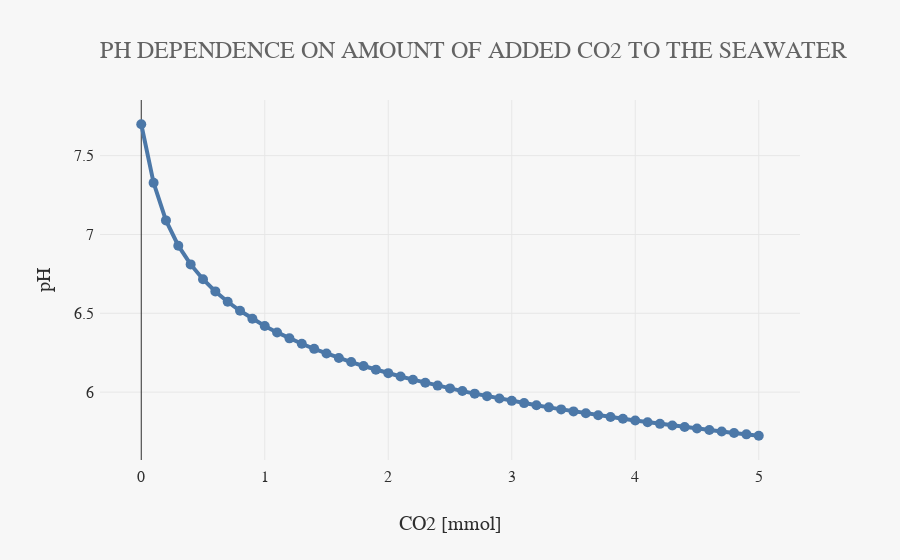

Notebook source saved alongside this figure:
### Markdown cell above
We plot below pH as a function of the added amount of CO<sub>2</sub> into the seawater.

### Code cell
from reaktplot import *

fig = Figure()
fig.title("PH DEPENDENCE ON AMOUNT OF ADDED CO2 TO THE SEAWATER")
fig.xaxisTitle('CO2 [mmol]')
fig.yaxisTitle('pH')
fig.drawLineWithMarkers(df["amountCO2"], df["pH"], name="")

fig.show()

### Figure 1 — Plotly figure (JSON) as saved in the notebook; plotly's stock layout.template omitted (floating-point values rounded to 4 significant figures)
{"data": [{"mode": "lines+markers", "name": "", "type": "scatter", "x": [0, 0.1, 0.2, 0.3, 0.4, 0.5, 0.6, 0.7, 0.8, 0.9, 1.0, 1.1, 1.2, 1.3, 1.4, 1.5, 1.6, 1.7, 1.8, 1.9, 2.0, 2.1, 2.2, 2.3, 2.4, 2.5, 2.6, 2.7, 2.8, 2.9, 3.0, 3.1, 3.2, 3.3, 3.4, 3.5, 3.6, 3.7, 3.8, 3.9, 4.0, 4.1, 4.2, 4.3, 4.4, 4.5, 4.6, 4.7, 4.8, 4.9, 5.0], "y": [7.699, 7.327, 7.089, 6.929, 6.81, 6.716, 6.639, 6.573, 6.516, 6.465, 6.42, 6.379, 6.341, 6.307, 6.275, 6.245, 6.217, 6.191, 6.166, 6.143, 6.12, 6.099, 6.079, 6.06, 6.041, 6.024, 6.007, 5.99, 5.975, 5.959, 5.945, 5.93, 5.917, 5.903, 5.89, 5.878, 5.866, 5.854, 5.842, 5.831, 5.82, 5.809, 5.799, 5.789, 5.779, 5.769, 5.759, 5.75, 5.741, 5.732, 5.723]}], "layout": {"title": {"text": "PH DEPENDENCE ON AMOUNT OF ADDED CO2 TO THE SEAWATER"}, "xaxis": {"title": {"text": "CO2 [mmol]"}}, "yaxis": {"title": {"text": "pH"}}}}
